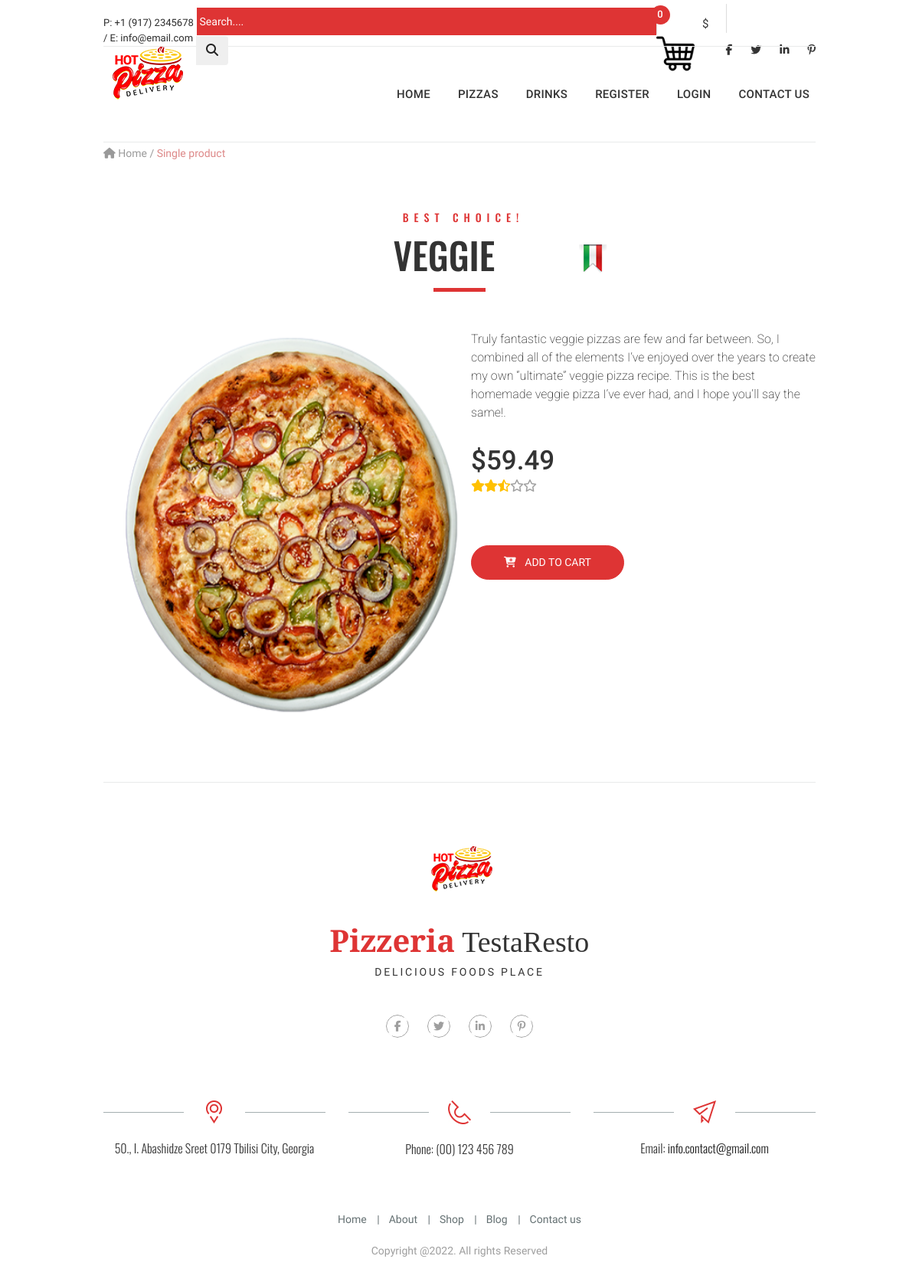
Page /product/1 on the committed database.
### product/models.py (models this page shows, shortened)
class Category(models.Model):
    name = models.CharField(max_length=100,unique=True)
    slug = models.SlugField(max_length=100,unique=True)
    class Meta:
        ordering = ('name',)
        verbose_name = 'category'
        verbose_name_plural = 'categories'

class Product(models.Model):
    name = models.CharField(max_length=100,unique=True)
    slug = models.SlugField(max_length=100,unique=True)
    short_description = models.TextField(max_length=300,blank=True)
    description = models.TextField(blank=True)
    category = models.ForeignKey(Category,on_delete=models.CASCADE)
    image = models.ImageField(upload_to='products',blank=True)
    price = models.DecimalField(max_digits=10,decimal_places=2,default='',blank=True,null=True)
    created = models.DateTimeField(auto_now_add=True)
    updated = models.DateTimeField(auto_now=True)
    class Meta:
        ordering = ('name',)
        verbose_name = 'product'
        verbose_name_plural = 'products'

### product/views.py (the view)
# urls.py: path('product/<int:pk>', views.product_detail,name="product_detail"),
def product_detail(request,pk):
    product_detail = get_object_or_404(Product,pk=pk)
    context = {
        'product_detail':product_detail,
    }
    return render(request,'product/product_detail.html',context)

### product/context_processors.py (called while the page is built)
def categories(request):
    categories = Category.objects.order_by('-name')
    return dict(categories=categories)

def counter(request):
    counter = 0
    if 'admin' in request.path:
        return {}
    else:
        try:
            cart = Cart.objects.filter(cart_id=_cart_id(request))
            cart_items = CartItem.objects.all().filter(cart=cart[:1])
            for cart_item in cart_items:
                counter += cart_item.quantity
        except Cart.DoesNotExist:
            counter = 0
    return dict(counter=counter)

### product/views.py (called while the page is built)
def _cart_id(request):
    cart = request.session.session_key
    if not cart:
        cart = request.session.create()
    return cart

### product/templates/product/product_detail.html
{% extends 'product/base.html' %} {% load static %} {% block content %}
<div class="container">
  <div class="pizza_breadcrumb">
    <a href="index.html"><i class="fa fa-home"></i> Home</a> /
    <span>Single product</span>
  </div>
  <section class="shop_title">
    <div class="piz_title">
      <div class="small_title"><h3>best choice!</h3></div>
      <div class="big_title">
        <h1 class="shop_big_title">{{product_detail.name}}</h1>
        <img src="{% static 'product/img/title_icon.png' %}" />
      </div>
    </div>
    <div class="title_devider">
      <p class="line"></p>
    </div>
  </section>
  <section class="products top_margin_60-30">
    <div class="row big-bottom">
      <div class="col-md-12">
        <div class="row">
          <div class="col-md-6">
            <div class="big_pizza">
              <img src="{{product_detail.image.url}}" class="img-fluid" />
            </div>
          </div>
          <div class="col-md-6">
            <div class="content_description">
              <div class="small_description">
                <p>{{product_detail.description}}.</p>
              </div>
              <div class="price">
                <h2>${{product_detail.price}}</h2>
                <ul>
                  <li><i class="fa fa-star"></i></li>
                  <li><i class="fa fa-star"></i></li>
                  <li><i class="fa fa-star-half-o"></i></li>
                  <li class="gray"><i class="fa fa-star-o"></i></li>
                  <li class="gray"><i class="fa fa-star-o"></i></li>
                </ul>
              </div>
              <div class="shop_buttons">
                <a href="{% url 'add_cart' product_detail.id %}">
                  <button type="button" class="btn btn-outline-primary">
                    <i class="fa fa-cart-plus"></i> add to cart
                  </button>
                </a>
              </div>
            </div>
          </div>
        </div>
      </div>
    </div>
  </section>
</div>
{% endblock %}

### product/templates/product/base.html (shortened to what this page needs)
{% load static %} {% load crispy_forms_tags %}
<!DOCTYPE html>
<html lang="en">
  <head>
    <link href="{% static 'product/css/bootstrap.css' %}" rel="stylesheet" />
    <link href="{% static 'product/css/superslides.css' %}" rel="stylesheet" />
    <link href="{% static 'product/css/font-awesome.css' %}" rel="stylesheet" />
    <link rel="stylesheet" href="{% static 'product/css/owl.carousel.css' %}" />
    <link
      rel="stylesheet"
      href="{% static 'product/css/owl.theme.default.min.css' %}"
    />
    <link href="{% static 'product/css/navigation.css' %}" rel="stylesheet" />
    <link rel="stylesheet" href="{% static 'product/css/reset.css' %}" />
    <link rel="stylesheet" href="{% static 'product/css/style.css' %}" />
  </head>
  <body>
    <div id="main">
      <div class="header-v3">
        <div class="container">
          <div class="menu-top desktop-top">
            <div class="left_block">
              <div class="phone_email">
                P: +1 (917) 2345678 / E: info@email.com
              </div>
            </div>
            <div class="right_block">
              <div class="my_search">
                <form
                  class="search clearfix"
                  action="{% url 'search' %}"
                  ,
                  method="GET"
                >
                  <div class="input-group">
                    <input
                      type="text"
                      name="title"
                      class="form-control"
                      placeholder=" Search...."
                      style="width: 600px"
                    />
                    <div class="input-group-append">
                      <button type="submit" class="btn btn-outline-primary-gry">
                        <i class="fa fa-search"></i>
                      </button>
                    </div>
                  </div>
                </form>
              </div>
              <div class="my_cart_wrapper">
                <div class="my_cart_button">
                  <a href="#">
                    <img
                      class="pizza_cart"
                      src="{% static 'product/img/shopping-cart.png' %}"
                    />
                    <span class="cart_circle">{{counter}}</span>
                  </a>
                  <div class="cart_sum">${{total}}</div>
                </div>
              </div>
              <div class="top_social">
                <ul>
                  <li>
                    <a href="#"><i class="fab fa-facebook-f"></i></a>
                  </li>
                  <li>
                    <a href="#"><i class="fab fa-twitter"></i></a>
                  </li>
                  <li>
                    <a href="#"><i class="fab fa-linkedin-in"></i></a>
                  </li>
                  <li>
                    <a href="#"><i class="fab fa-pinterest-p"></i></a>
                  </li>
                </ul>
              </div>
            </div>
          </div>
          <div class="header-inner_1 clearfix">
            <header class="header_bg">
              <div class="logo">
                <a href="{% url 'home' %}">
                  <img src="{% static 'product/img/logo.png' %}" />
                </a>
              </div>
            </header>
            <nav id="navigation" class="navigation clearfix">
              <div class="navigation-body">
                <ul class="navigation-menu">
                  <li class="navigation-item">
                    <a class="navigation-link" href="{% url 'home' %}">Home</a>
                  </li>
                  {% for category in categories %}
                  <li class="navigation-item">
                    <a
                      class="navigation-link"
                      href="{% url 'products_by_category' category.slug %}"
                      >{{category.name}}</a
                    >
                  </li>
                  {% endfor %} {% if request.user.is_authenticated %}
                  <li class="navigation-item">
                    <a class="navigation-link" href="#"
                      >Welcome, {{request.user.first_name}}</a
                    >
                    <ul class="navigation-dropdown">
                      <li class="navigation-dropdown-item">
                        <a
                          class="navigation-dropdown-link"
                          href="{% url 'my_dashboard'  %}"
                          >My Dashboard</a
                        >
                      </li>
                      <li class="navigation-dropdown-item">
                        <a
                          class="navigation-dropdown-link"
                          href="{% url 'signout' %}"
                          >Log Out</a
                        >
                      </li>
                    </ul>
                  </li>
                  {% else %}
                  <li class="navigation-item">
                    <a class="navigation-link" href="{% url 'signup' %}"
                      >Register</a
                    >
                  </li>
                  <li class="navigation-item">
                    <a class="navigation-link" href="{% url 'signin' %}"
                      >Login</a
                    >
                  </li>
                  {% endif %}
                  <li class="navigation-item">
                    <a class="navigation-link" href="{% url 'contact'%}"
                      >Contact us</a
                    >
                  </li>
                </ul>
              </div>
            </nav>
          </div>
        </div>
      </div>
      {% block content%} {% endblock %}
      <footer>
        <div class="bot1-wrapper top_margin_80">
          <div class="container">
            <div class="bot1 clearfix">
              <div class="logo2_wrapper">
                <img
                  src="{% static 'product/img/logo2_wrapper.png' %}"
                  alt=""
                  class="img-fluid"
                />
                <div class="logo_title">
                  <div class="bottom_logo">
                    <span>Pizzeria</span> TestaResto
                  </div>
                  <div class="bottom_logo_desc">delicious foods place</div>
                </div>
              </div>
              <div class="social-footer-wrapper">
                <ul class="social-footer clearfix">
                  <li>
                    <a href="#"><i class="fab fa-facebook-f"></i></a>
                  </li>
                  <li>
                    <a href="#"><i class="fab fa-twitter"></i></a>
                  </li>
                  <li>
                    <a href="#"><i class="fab fa-linkedin-in"></i></a>
                  </li>
                  <li>
                    <a href="#"><i class="fab fa-pinterest-p"></i></a>
                  </li>
                </ul>
              </div>
            </div>
          </div>
        </div>
        <div class="bot2-wrapper">
          <div class="container">
            <div class="bot2 clearfix">
              <div class="row">
                <div class="col-md-4">
                  <div class="contact-us-block">
                    <figure>
                      <img
                        src="{% static 'product/img/ic1.png' %}"
                        alt=""
                        class="img-fluid"
                      />
                    </figure>
                    <div class="txt1">
                      50., I. Abashidze Sreet 0179 Tbilisi City, Georgia
                    </div>
                  </div>
                </div>
                <div class="col-md-4">
                  <div class="contact-us-block">
                    <figure>
                      <img
                        src="{% static 'product/img/ic2.png' %}"
                        alt=""
                        class="img-fluid"
                      />
                    </figure>
                    <div class="txt1">Phone: (00) 123 456 789</div>
                  </div>
                </div>
                <div class="col-md-4">
                  <div class="contact-us-block">
                    <figure>
                      <img
                        src="{% static 'product/img/ic3.png' %}"
                        alt=""
                        class="img-fluid"
                      />
                    </figure>
                    <div class="txt1">
                      Email: <a href="#">info.contact@gmail.com</a>
                    </div>
                  </div>
                </div>
              </div>
            </div>
          </div>
        </div>
        <div class="bot3-wrapper">
          <div class="container">
            <div class="bot3 clearfix">
              <ul class="menu-bot">
                <li><a href="#">Home</a></li>
                <li><a href="#">About</a></li>
                <li><a href="#">Shop</a></li>
                <li><a href="#">Blog</a></li>
                <li><a href="{% url 'contact' %}">Contact us</a></li>
              </ul>
              <div class="copyrights">Copyright @2022. All rights Reserved</div>
            </div>
          </div>
        </div>
      </footer>
    </div>
  </body>
</html>

### product/static/product/css/navigation.css (style rules this page uses)
.navigation { display: -ms-flexbox; display: flex; -ms-flex-align: initial; align-items: initial; width: 100%; min-height: 60px; padding: 0; position: relative; line-height: initial; font-family: inherit; box-sizing: border-box; background-color: #333333; transition: background 0.3s; }
@media (min-width: 1000px) { .navigation { height: auto; } }
.navigation *, .navigation *:before, .navigation *:after { box-sizing: border-box; -webkit-tap-highlight-color: transparent; text-decoration: none; }
.navigation-body { width: 100%; height: 100%; position: fixed; top: 0; left: -100%; overflow-x: hidden; overflow-y: auto; background-color: #333333; z-index: 20000; transition: left 0.8s cubic-bezier(0.1, 0.1, 0.1, 0.1), right 0.8s cubic-bezier(0.1, 0.1, 0.1, 0.1); }
@media (min-width: 500px) { .navigation-body { width: 320px; } }
@media (min-width: 1000px) { .navigation-body { display: -ms-flexbox; display: flex; -ms-flex-align: center; align-items: center; width: 100%; position: relative; left: auto; overflow: visible; z-index: auto; background-color: transparent; transition: all 0s ease 0s; } }
.navigation-body.scroll-momentum { -webkit-overflow-scrolling: touch; }
.navigation-menu { width: 100%; margin: 0; padding: 0; list-style: none; font-size: 0rem; display: inline-block; float: left; }
@media (min-width: 1000px) { .navigation-menu { width: auto; display: -ms-flexbox; display: flex; -ms-flex-align: center; align-items: center; } }
@media (min-width: 1000px) { .navigation .navigation-menu { -ms-flex-item-align: stretch; align-self: stretch; -ms-flex-align: stretch; align-items: stretch; } }
.navigation-item { width: 100%; margin: 0; float: left; display: inline-block; }
@media (min-width: 1000px) { .navigation-item { width: auto; } }
.navigation-link { width: 100%; padding: 13px 16px; display: -ms-flexbox; display: flex; -ms-flex-align: center; align-items: center; position: relative; font-size: 14px; letter-spacing: 0.3px; color: #d1d1d1; text-decoration: none !important; border-bottom: solid 1px #404040; transition: border-color 0.3s, color 0.3s, background 0.3s; }
@media (min-width: 1000px) { .navigation-item:last-child .navigation-link { border-top: none; border-bottom: none; } }
@media (min-width: 1000px) { .navigation-link { height: 100%; padding: 10px 16px; line-height: 60px; border: none; } }

### rows in the picture
Category: name "PIZZAS"
Category: name "DRINKS"
Product: name "VEGGIE", image (picture), description "Truly fantastic veggie pizzas are few and far between. So, I combined all of the elements I’ve enjoyed over the years to create my own “ultimate” veggie pizza recipe. This is the best homemade veggie pizza I’ve ever had, and I hope you’ll say the same!", price "59.49"

### other values in the picture
{{ counter }} "0"
